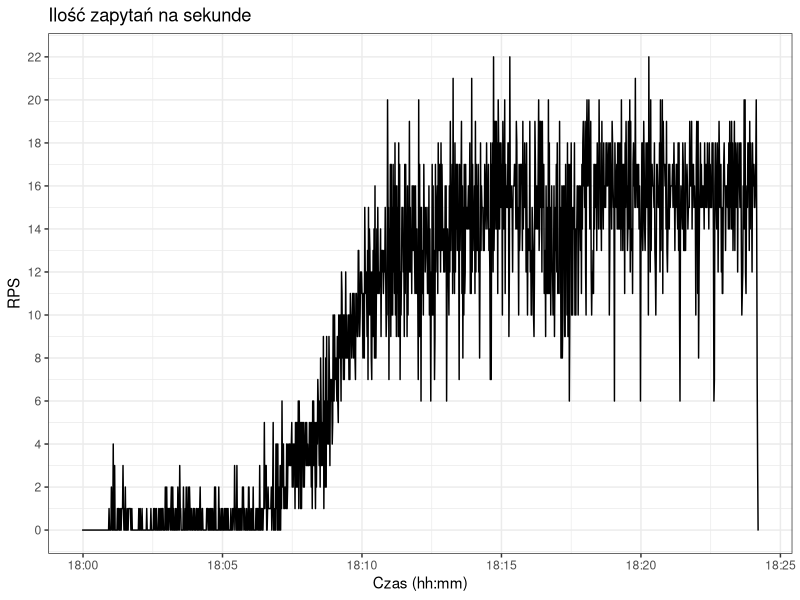

Generate this figure with R:
library("ggplot2")
library("scales")

png(filename="rps.png", width=640, height=480)

dat = read.csv("rps.csv", sep=";")
dat$Time = as.POSIXct(dat$Time, format = "%Y-%m-%dT%H:%M:%S")

ggplot(data=dat, aes(Time)) +
geom_line(aes(y = Value)) +
theme_bw() +
scale_x_datetime(labels = date_format("%H:%M"), breaks = pretty_breaks(n=10)) +
scale_y_continuous(breaks=pretty_breaks(n=10)) +
labs(x = "Czas (hh:mm)", y = "RPS") +
ggtitle("Ilość zapytań na sekunde")


